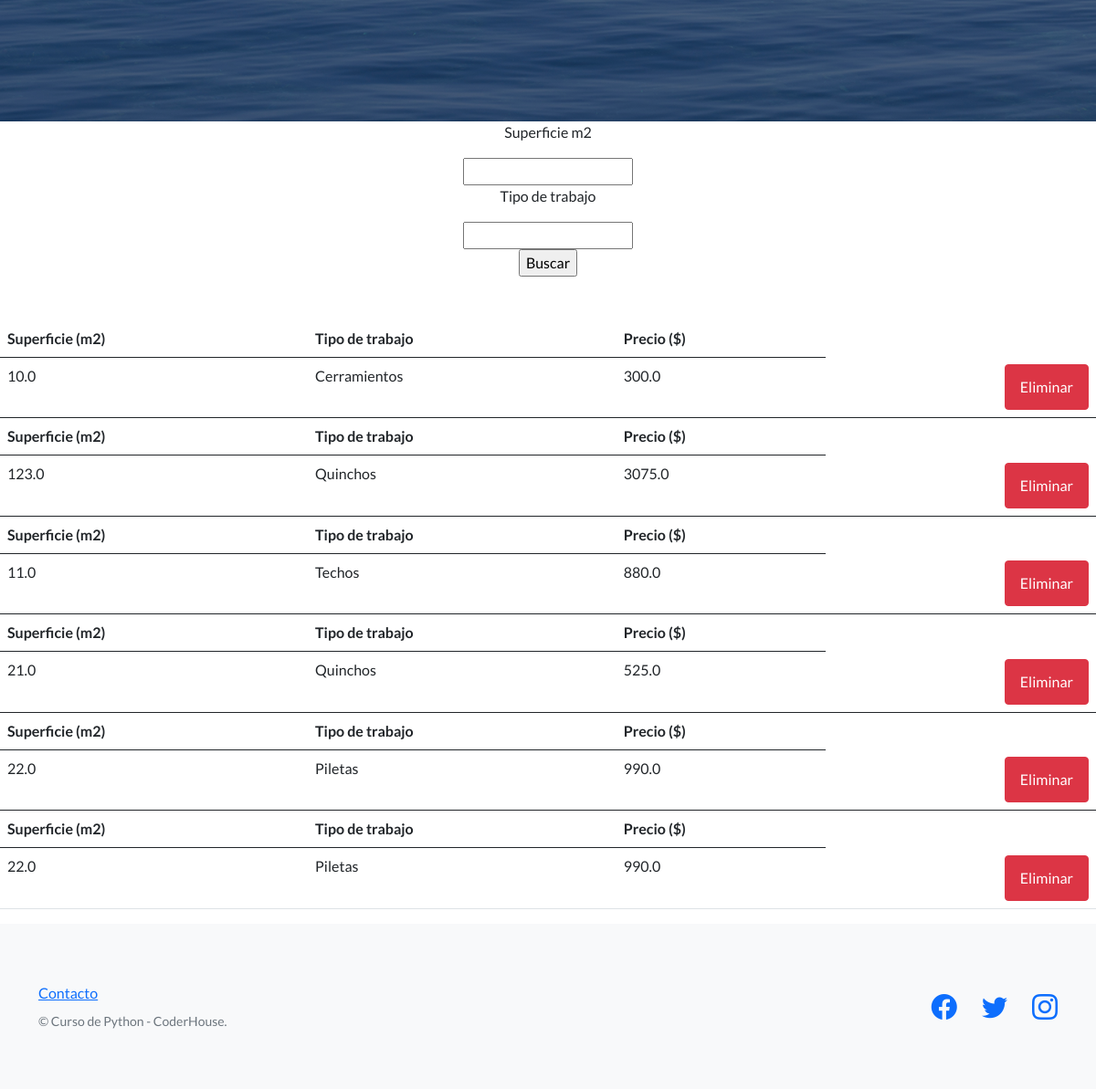
Page /Altec/buscadorPresupuestos (lower part) on the earlier database version.
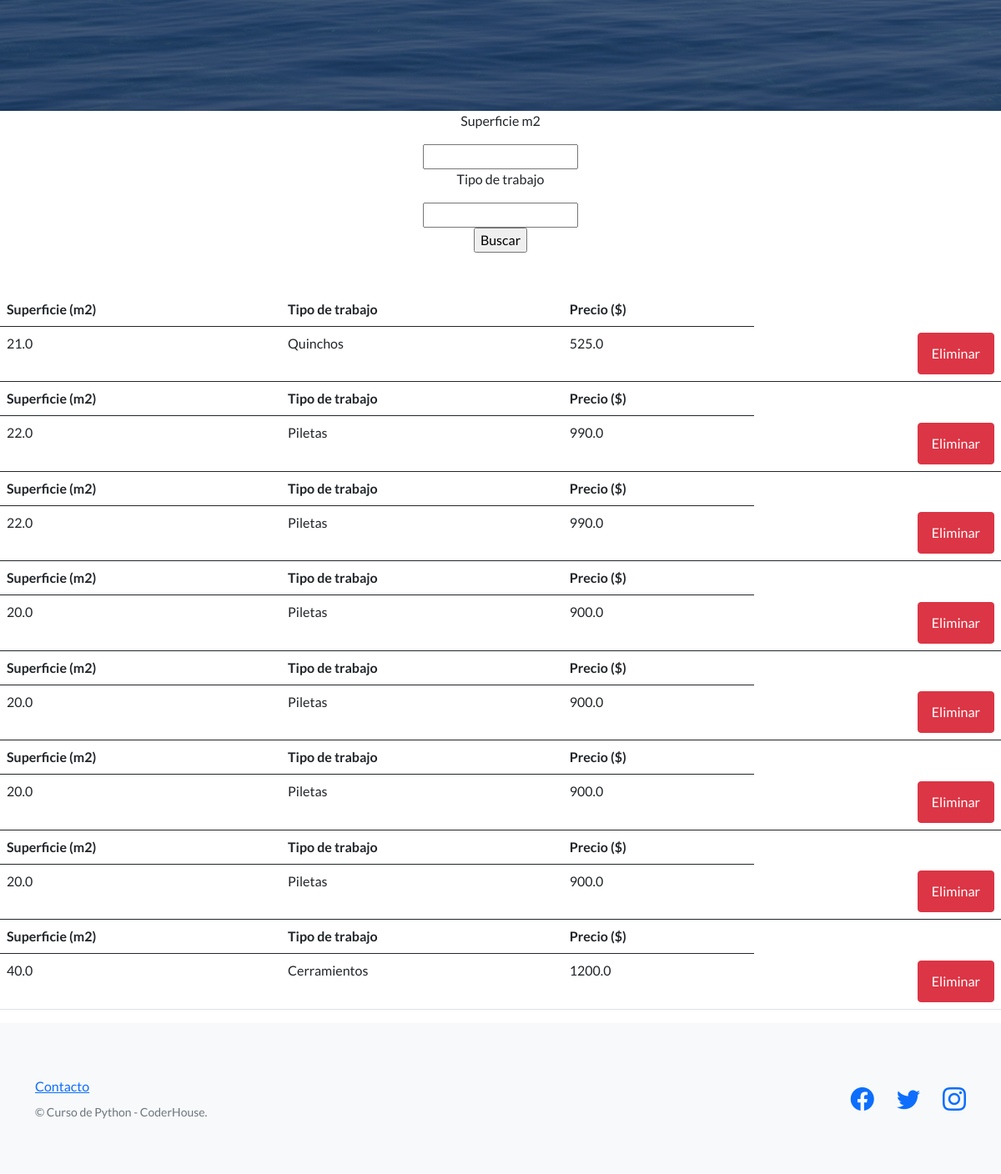
Same page on the later database version.
### Altec/models.py (models this page shows, shortened)
class Presupuestos(models.Model):
    superficie=models.FloatField()
    class TiposTrabajo(models.TextChoices):
        cerramientos = 'Cerramientos'
        piletas='Piletas'
        quinchos='Quinchos'
        techos='Techos'
    tipo_trabajo = models.CharField(choices= TiposTrabajo.choices, max_length=40)
    precio=models.FloatField(null=True)

### Altec/views.py (the view)
# urls.py: path('buscadorPresupuestos',views.buscador_presupuestos,name='buscadorPresupuestos'),
def buscador_presupuestos(request):
    elementos=Presupuestos.objects.all()
    if request.POST.get('superficie',False):
        superficie = request.POST.get('superficie',False)
        superficie_busqueda = Presupuestos.objects.filter(superficie__icontains=superficie)
        return render(request, 'buscador_presupuestos.html', {'superficie_busqueda':superficie_busqueda})
    elif request.POST.get('tipo_trabajo',False):
        tipo_trabajo = request.POST.get('tipo_trabajo',False)
        tipo_trabajo_busqueda = Presupuestos.objects.filter(tipo_trabajo__icontains=tipo_trabajo)
        return render(request, 'buscador_presupuestos.html', {'tipo_trabajo_busqueda':tipo_trabajo_busqueda})
    else:
        return render(request,'buscador_presupuestos.html',{'elementos':elementos})

### Altec/template/buscador_presupuestos.html (shortened to what this page needs)
{% extends "base.html" %}
{% load static %}
{% block content %}
    <form action="buscadorPresupuestos" method="POST"  style="text-align: center;">
        <p>Superficie m2</p>
        <input type="number" name="superficie" >
        <p>Tipo de trabajo</p>
        <input type="text" list="Tipos de trabajo" name="tipo_trabajo">
        <p>
            <input type="submit" value="Buscar">
        </p>
    </form>
        <table class="table">
            {%for i in elementos%}
            <thead>
                <tr>
                    <th>Superficie (m2)</th>
                    <th>Tipo de trabajo</th>
                    <th>Precio ($)</th>
                </tr>
            </thead>
            <tbody>
                <tr >
                    <td>{{i.superficie}}</td>
                    <td>{{i.tipo_trabajo}}</td>
                    <td> {{i.precio}}</td>
                    <td align="right">
                        <a href="{% url 'borrar-presupuesto' i.id %}" class="btn btn-danger">Eliminar</a>
                    </td>
                </tr>
            </tbody>
            {%endfor%}
        </table>
{% endblock %}

### Altec/template/base.html (shortened to what this page needs)
<!DOCTYPE html>
<html lang="en">
    <head>
        {% load static %}
        <link href="https://cdn.jsdelivr.net/npm/bootstrap-icons@1.5.0/font/bootstrap-icons.css" rel="stylesheet" type="text/css" />
        <link href="{%static 'Altec/css/styles.css' %}" rel="stylesheet" />
    </head>
    <body>
        <header class="masthead">
        </header>
                    {% block content %}
                    {% endblock content %}
        <footer class="footer bg-light">
            <div class="container">
                <div class="row">
                    <div class="col-lg-6 h-100 text-center text-lg-start my-auto">
                        <ul class="list-inline mb-2">
                            <li class="list-inline-item"><a href="{%url 'contacto'%}">Contacto</a></li>
                        </ul>
                        <p class="text-muted small mb-4 mb-lg-0">&copy; Curso de Python - CoderHouse.</p>
                    </div>
                    <div class="col-lg-6 h-100 text-center text-lg-end my-auto">
                        <ul class="list-inline mb-0">
                            <li class="list-inline-item me-4">
                                <a href="#!"><i class="bi-facebook fs-3"></i></a>
                            </li>
                            <li class="list-inline-item me-4">
                                <a href="#!"><i class="bi-twitter fs-3"></i></a>
                            </li>
                            <li class="list-inline-item">
                                <a href="#!"><i class="bi-instagram fs-3"></i></a>
                            </li>
                        </ul>
                    </div>
                </div>
            </div>
        </footer>
    </body>
</html>

Differences in the rows shown:
removed Presupuestos: superficie "10.0", tipo_trabajo "Cerramientos", precio "300.0"
removed Presupuestos: superficie "123.0", tipo_trabajo "Quinchos", precio "3075.0"
removed Presupuestos: superficie "11.0", tipo_trabajo "Techos", precio "880.0"
added Presupuestos: superficie "20.0", tipo_trabajo "Piletas", precio "900.0"
added Presupuestos: superficie "20.0", tipo_trabajo "Piletas", precio "900.0"
added Presupuestos: superficie "20.0", tipo_trabajo "Piletas", precio "900.0"
added Presupuestos: superficie "20.0", tipo_trabajo "Piletas", precio "900.0"
added Presupuestos: superficie "40.0", tipo_trabajo "Cerramientos", precio "1200.0"
